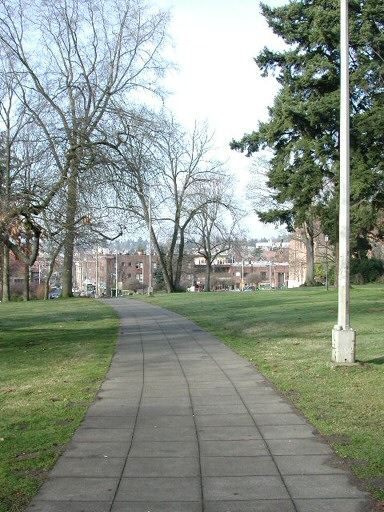
%> input picture lab_9/prtn13.jpg, 384 x 512 px
$ octave lab09.m   (GNU Octave 9; MATLAB toolbox functions it lacks are replaced by stand-ins)
%> lines starting %> are read from the running program, lines starting %| are printed output that depends on the picture
run('vlfeat-0.9.21/toolbox/vl_setup')
%> (this line was passed over: vl_setup is not available in this run)

img1 = im2single(imread('prtn13.jpg'));
img2 = im2single(imread('prtn12.jpg'));
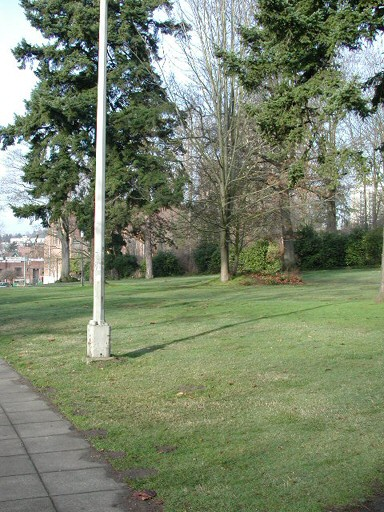
%> input picture lab_9/prtn12.jpg, 384 x 512 px

I1 = rgb2gray(img1);
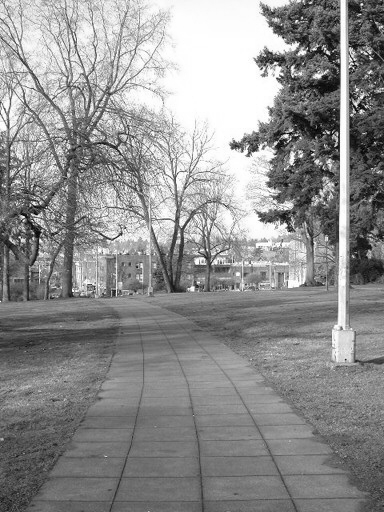
%> I1: size 512x384 single; min 0.0023, max 1, mean 0.564
I2 = rgb2gray(img2);
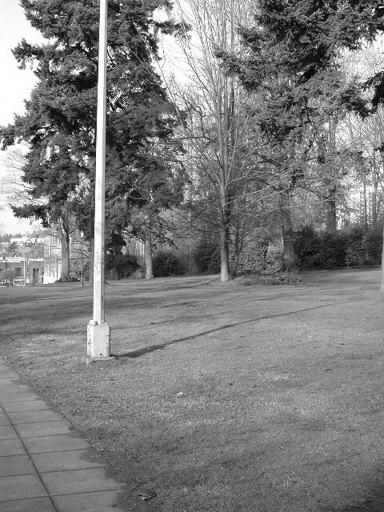
%> I2: size 512x384 single; min 0.0023, max 1, mean 0.491

%> (the run ends here)
